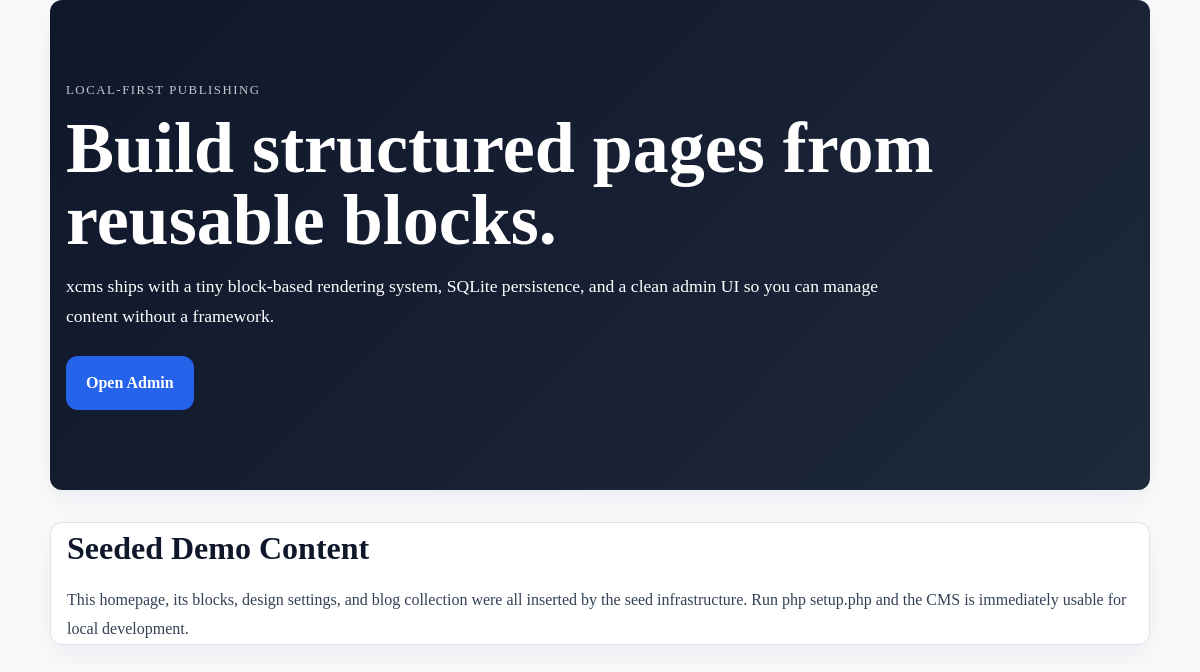
The page / on the database its author committed.
### tables this page shows
CREATE TABLE block_types (
    id INTEGER PRIMARY KEY AUTOINCREMENT,
    name TEXT NOT NULL,
    key TEXT NOT NULL,
    description TEXT,
    html_template TEXT NOT NULL,
    css_template TEXT,
    js_template TEXT,
    created_at TEXT NOT NULL,
    updated_at TEXT NOT NULL
);

CREATE TABLE page_blocks (
    id INTEGER PRIMARY KEY AUTOINCREMENT,
    page_id INTEGER NOT NULL,
    block_type_id INTEGER NOT NULL,
    sort_order INTEGER NOT NULL DEFAULT 0,
    props_json TEXT NOT NULL DEFAULT '{}',
    bindings_json TEXT NOT NULL DEFAULT '{}',
    created_at TEXT NOT NULL,
    updated_at TEXT NOT NULL,
    FOREIGN KEY (page_id) REFERENCES pages (id) ON DELETE CASCADE,
    FOREIGN KEY (block_type_id) REFERENCES block_types (id) ON DELETE RESTRICT
);

### app/Services/PageRenderer.php (called while the page is built, shortened)
<?php
class PageRenderer
{
    private PageRepository $pageRepository;
    private PageBlockRepository $pageBlockRepository;
    private BlockTypeRepository $blockTypeRepository;
    private DesignSettingRepository $designSettingRepository;
    private BlockRenderer $blockRenderer;
    public function __construct(
        ?PageRepository $pageRepository = null,
        ?PageBlockRepository $pageBlockRepository = null,
        ?BlockTypeRepository $blockTypeRepository = null,
        ?DesignSettingRepository $designSettingRepository = null,
        ?BlockRenderer $blockRenderer = null
    ) {
        $this->pageRepository = $pageRepository ?? new PageRepository();
        $this->pageBlockRepository = $pageBlockRepository ?? new PageBlockRepository();
        $this->blockTypeRepository = $blockTypeRepository ?? new BlockTypeRepository();
        $this->designSettingRepository = $designSettingRepository ?? new DesignSettingRepository();
        $this->blockRenderer = $blockRenderer ?? new BlockRenderer();
    }
    public function renderPublicBySlug(string $slug): ?array
    {
        $page = $this->pageRepository->findPublicBySlug($slug);
        $pageBlocks = $this->pageBlockRepository->findByPageIdOrdered((int) $page->id);
        $blockTypes = $this->loadBlockTypesById($pageBlocks);
        $renderedBlocks = [];
        $htmlParts = [];
        $cssParts = [];
        $jsParts = [];
        foreach ($pageBlocks as $pageBlock) {
            $blockType = $blockTypes[$pageBlock->block_type_id] ?? null;
            $rendered = $this->blockRenderer->render($pageBlock, $blockType);
            $renderedBlocks[] = $rendered;
            $htmlParts[] = $rendered['html'];
            if ($rendered['css'] !== '') {
                $cssParts[] = $rendered['css'];
            }
            if ($rendered['js'] !== '') {
                $jsParts[] = $rendered['js'];
            }
        }
        $designSettings = $this->designSettingRepository->getAllAsKeyValue();
        $designCss = $this->buildDesignCssVariables($designSettings);
        return [
            'page' => $page,
            'page_array' => $page->toArray(),
            'blocks' => $renderedBlocks,
            'content_html' => implode("\n", $htmlParts),
            'css' => implode("\n\n", $cssParts),
            'js' => implode("\n\n", $jsParts),
            'design_settings' => $designSettings,
            'design_css_variables' => $designCss,
            'meta' => [
                'title' => $page->seo_title ?: $page->title,
                'description' => $page->seo_description ?: ($page->description ?? ''),
            ],
        ];
    }
    private function loadBlockTypesById(array $pageBlocks): array
    {
        $result = [];
        foreach ($pageBlocks as $pageBlock) {
            $blockTypeId = (int) $pageBlock->block_type_id;
            $blockType = $this->blockTypeRepository->find($blockTypeId);
            if ($blockType !== null) {
                $result[$blockTypeId] = $blockType;
            }
        }
        return $result;
    }
    private function buildDesignCssVariables(array $settings): string
    {
        $lines = [':root {'];
        foreach ($settings as $key => $value) {
            $safeKey = preg_replace('/[^a-zA-Z0-9_-]/', '', (string) $key) ?: 'var';
            $safeValue = str_replace(["\n", "\r"], '', (string) $value);
            $lines[] = '  --' . $safeKey . ': ' . $safeValue . ';';
        }
        $lines[] = '}';
        return implode("\n", $lines);
    }
}

### app/Controllers/HomeController.php (called while the page is built, shortened)
<?php
class HomeController extends Controller
{
    public function index(): void
    {
        $renderer = new PageRenderer();
        $payload = $renderer->renderPublicBySlug('home');
    }
}

### public/index.php (called while the page is built, shortened)
<?php
try {
    $request = new Request();
    $response = new Response();
    $router = new Router();
    $routes = require dirname(__DIR__) . '/routes.php';
    foreach ($routes as $path => $handler) {
        $router->get($path, $handler);
        $router->post($path, $handler);
    }
    $router->setSlugFallback('PageController', 'show');
    $router->dispatch($request, $response);
} catch (\Exception $e) {
    http_response_code(500);
    echo '<h1>Error</h1>';
    echo '<p>' . htmlspecialchars($e->getMessage()) . '</p>';
    if (getenv('APP_DEBUG')) {
        echo '<pre>' . htmlspecialchars($e->getTraceAsString()) . '</pre>';
    }
}

### app/Repositories/BaseRepository.php (called while the page is built, shortened)
<?php
abstract class BaseRepository
{
    protected string $table;
    protected PDO $db;
    public function __construct()
    {
        $this->db = Database::connection();
    }
    protected function hydrate(array $row): object
    {
        return new $this->modelClass($row);
    }
    public function find(int $id): ?object
    {
        $stmt = $this->db->prepare("SELECT * FROM {$this->table} WHERE id = ?");
        $stmt->execute([$id]);
        $row = $stmt->fetch(PDO::FETCH_ASSOC);
        return $row ? $this->hydrate($row) : null;
    }
}

### app/Core/Database.php (called while the page is built, shortened)
<?php
class Database
{
    private static ?PDO $instance = null;
    public static function initialize(string $dbPath): void
    {
        try {
            self::$instance = new PDO(
                'sqlite:' . $dbPath,
                null,
                null,
                [
                    PDO::ATTR_ERRMODE => PDO::ERRMODE_EXCEPTION,
                    PDO::ATTR_DEFAULT_FETCH_MODE => PDO::FETCH_ASSOC,
                ]
            );
        } catch (\PDOException $e) {
            throw new \RuntimeException('Database connection failed: ' . $e->getMessage());
        }
    }
    public static function connection(): PDO
    {
        return self::$instance;
    }
}

### app/Repositories/PageBlockRepository.php (called while the page is built, shortened)
<?php
class PageBlockRepository extends BaseRepository
{
    protected string $table = 'page_blocks';
    public function findByPageIdOrdered(int $pageId): array
    {
        $stmt = $this->db->prepare("SELECT * FROM {$this->table} WHERE page_id = ? ORDER BY sort_order ASC");
        $stmt->execute([$pageId]);
        return $this->hydrateAll($stmt->fetchAll(\PDO::FETCH_ASSOC));
    }
}

### app/Core/Autoloader.php (called while the page is built, shortened)
<?php
class Autoloader
{
    private static string $basePath;
    public static function register(string $basePath): void
    {
        self::$basePath = $basePath;
    }
    public static function load(string $class): void
    {
        $path = self::$basePath . '/app/' . str_replace('\\', '/', substr($class, 4)) . '.php';
    }
}

### app/Repositories/PageRepository.php (called while the page is built, shortened)
<?php
class PageRepository extends BaseRepository
{
    protected string $table = 'pages';
    public function findPublicBySlug(string $slug): ?Page
    {
        $stmt = $this->db->prepare("SELECT * FROM {$this->table} WHERE slug = ? AND visibility = ?");
        $stmt->execute([$slug, 'public']);
        $row = $stmt->fetch(\PDO::FETCH_ASSOC);
        return $row ? $this->hydrate($row) : null;
    }
}

### app/Models/Page.php (called while the page is built, shortened)
<?php
class Page
{
    public function fromArray(array $data): self
    {
        return $this;
    }
}

### app/Models/PageBlock.php (called while the page is built, shortened)
<?php
class PageBlock
{
    public string $props_json = '{}';
    public function getProps(): array
    {
        return json_decode($this->props_json, true) ?? [];
    }
}

### app/Services/TemplateEngine.php (called while the page is built, shortened)
<?php
class TemplateEngine
{
    public function render(string $template, array $data = []): string
    {
        $result = $template;
        $result = preg_replace_callback('/\{\{\{\s*([a-zA-Z0-9_\.]+)\s*\}\}\}/', function (array $matches) use ($data): string {
            $value = $this->resolveValue($data, $matches[1]);
            return $this->stringify($value);
        }, $result) ?? $result;
        $result = preg_replace_callback('/\{\{\s*([a-zA-Z0-9_\.]+)\s*\}\}/', function (array $matches) use ($data): string {
            $value = $this->resolveValue($data, $matches[1]);
            return htmlspecialchars($this->stringify($value), ENT_QUOTES | ENT_SUBSTITUTE, 'UTF-8');
        }, $result) ?? $result;
        return $result;
    }
    private function resolveValue(array $data, string $path): mixed
    {
        $segments = explode('.', $path);
        $current = $data;
        foreach ($segments as $segment) {
            $current = $current[$segment];
        }
        return $current;
    }
    private function stringify(mixed $value): string
    {
        if (is_scalar($value)) {
            return (string) $value;
        }
        return '';
    }
}

### app/Services/BlockRenderer.php (the view, shortened to what this page needs)
<?php
class BlockRenderer
{
    private TemplateEngine $templateEngine;
    private CssScoper $cssScoper;
    public function __construct(?TemplateEngine $templateEngine = null, ?CssScoper $cssScoper = null)
    {
        $this->templateEngine = $templateEngine ?? new TemplateEngine();
        $this->cssScoper = $cssScoper ?? new CssScoper();
    }
    public function render(PageBlock $pageBlock, BlockType $blockType): array
    {
        $blockId = $this->resolveBlockId($pageBlock);
        $props = $pageBlock->getProps();
        $innerHtml = $this->templateEngine->render($blockType->html_template, $props);
        $html = '<div class="cms-block" data-block-id="' . htmlspecialchars($blockId, ENT_QUOTES | ENT_SUBSTITUTE, 'UTF-8') . '">'
            . $innerHtml
            . '</div>';
        $css = '';
        if ($blockType->hasCss()) {
            $css = $this->cssScoper->scope((string) $blockType->css_template, $blockId);
        }
        $js = $blockType->hasJs() ? (string) $blockType->js_template : '';
        return [
            'block_id' => $blockId,
            'page_block_id' => $pageBlock->id,
            'block_type_id' => $blockType->id,
            'block_type_key' => $blockType->key,
            'html' => $html,
            'css' => $css,
            'js' => $js,
        ];
    }
    private function resolveBlockId(PageBlock $pageBlock): string
    {
        if ($pageBlock->id !== null) {
            return (string) $pageBlock->id;
        }
        return 'tmp-' . spl_object_id($pageBlock);
    }
}

### public/assets/app.css (style rules this page uses)
:root { --primary_color: #2563eb; --secondary_color: #0f172a; --font_family: Georgia, serif; --base_spacing: 16px; --container_width: 1100px; --border_radius: 12px; --surface_color: #ffffff; --surface_alt_color: #f8fafc; --text_color: #0f172a; --muted_text_color: #475569; --border_color: #dbe3ee; }
* { box-sizing: border-box; }
html { font-size: 16px; }
body { margin: 0; font-family: var(--font_family, Georgia, serif); color: var(--text_color, #0f172a); background: var(--surface_alt_color, #f8fafc); line-height: 1.6; }
a { color: var(--primary_color, #2563eb); }
.cms-block { width: 100%; }
.cms-block + .cms-block { margin-top: calc(var(--base_spacing, 16px) * 2); }
.cms-block > * { width: 100%; }
.hero-block, .text-block, .not-found { box-shadow: 0 10px 30px rgba(15, 23, 42, 0.06); }
.text-block, .not-found { background: var(--surface_color, #ffffff); border: 1px solid var(--border_color, #dbe3ee); border-radius: var(--border_radius, 12px); }

### rows shown on the page
block_types: html_template.props_json "LOCAL-FIRST PUBLISHING Build structured pages from reusable blocks. xcms ships with a tiny block-based rendering system, SQLite persistence, and a clean admin UI so you can manage content without a framework. Open Admin"
block_types: html_template.props_json "Seeded Demo Content This homepage, its blocks, design settings, and blog collection were all inserted by the seed infrastructure. Run php setup.php and the CMS is immediately usable for local development."
